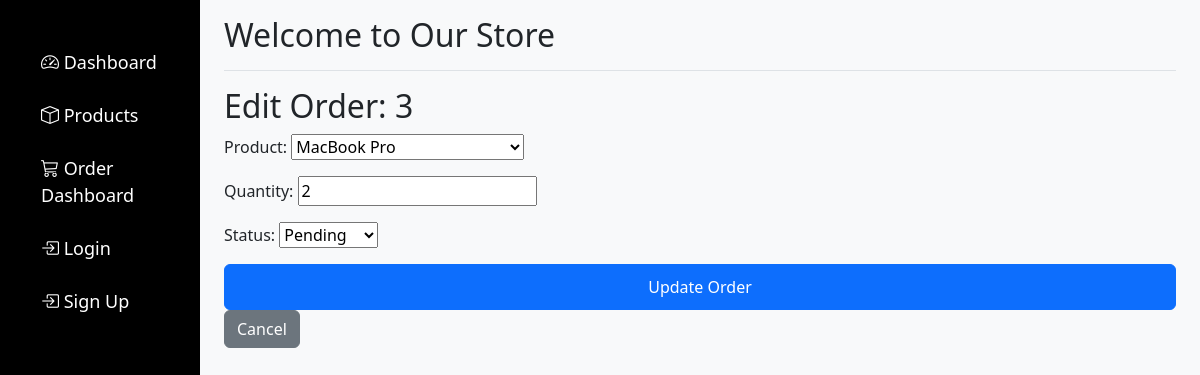
/products/order/edit/3/ (signed in), run on the app's committed database.
### products/models.py (models this page shows, shortened)
class Order(models.Model):
    STATUS_CHOICES = [
        ('Pending', 'Pending'),
        ('Processed', 'Processed'),
        ('Shipped', 'Shipped'),
        ('Delivered', 'Delivered'),
        ('Cancelled', 'Cancelled'),
    ]
    user = models.ForeignKey(settings.AUTH_USER_MODEL, on_delete=models.CASCADE)
    product = models.ForeignKey(Product, on_delete=models.CASCADE)
    quantity = models.PositiveIntegerField()
    order_date = models.DateTimeField(auto_now_add=True)
    status = models.CharField(max_length=50, choices=STATUS_CHOICES, default='Pending')
    class Meta:
        permissions = [
            ("can_manage_orders", "Can manage orders"),
            ("can_view_order", "Can view order"),
        ]
        ordering = ['-order_date']

### products/views.py (the view)
# urls.py: path('order/edit/<int:order_id>/', views.edit_order, name='edit-order'),
@login_required
def edit_order(request, order_id):
    order = get_object_or_404(Order, id=order_id)
    if request.method == 'POST':
        form = OrderForm(request.POST, instance=order)
        if form.is_valid():
            form.save()
            messages.success(request, 'Order updated successfully.')
            return redirect('user-dashboard')
    else:
        form = OrderForm(instance=order)
    return render(request, 'edit-order.html', {'form': form, 'order': order})

### products/forms.py
class OrderForm(forms.ModelForm):
    class Meta:
        model = Order
        fields = ['product', 'quantity', 'status']

### products/models.py (called while the page is built)
    def __str__(self):
        return self.name

### products/templates/edit-order.html (shortened to what this page needs)
{% extends 'base.html' %}
{% block content %}
  <h2>Edit Order: {{ order.id }}</h2>
  <form method="POST">
    {{ form.as_p }}
    <button type="submit" class="btn btn-primary">Update Order</button>
  </form>
  <a href="{% url 'user-dashboard' %}" class="btn btn-secondary">Cancel</a>
{% endblock %}

### products/static/style.css (style rules this page uses)
body { background-color: #f8f9fa; }
.btn-primary { width: 100%; padding: 10px; }

### data on the page
Order: id "3", product "MacBook Pro", quantity "2", status "Pending"
